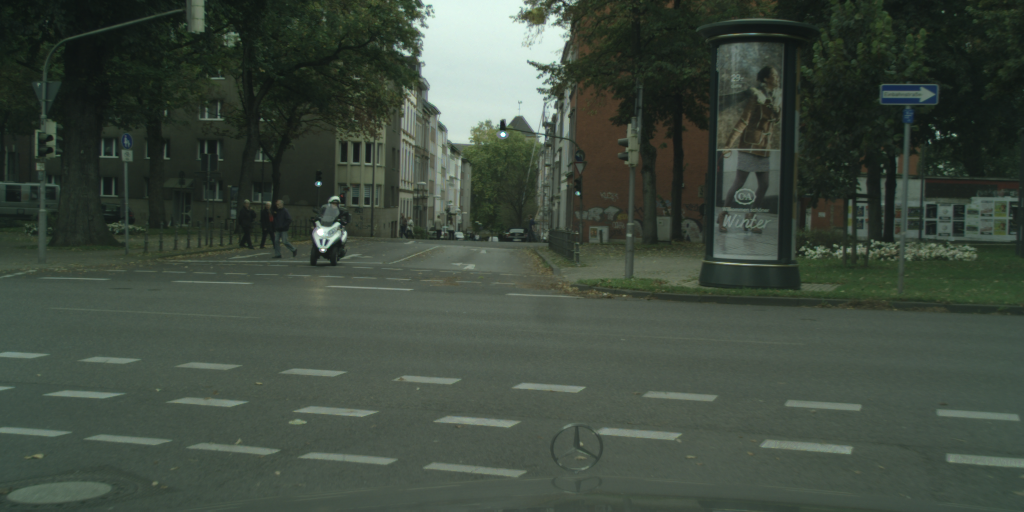
#> input picture Part_1 - Traffic Light Detection - With Images/part_1/part_1/aachen_000008_000019_leftImg8bit.png, 2048 x 1024 px (shown at 1/2 size); its folder holds only this picture in this run
$ python part_1.py --image aachen_000008_000019_leftImg8bit.png --dir .
#> lines starting #> are read from the running program, lines starting #| are printed output that depends on the picture; after the words box and inside, x2 and y2 are one past the last pixel; in counts of white or black regions, pixels touching at a corner belong together
#> in test_find_tfl_lights, image is the input picture: PIL image 2048x1024 RGB; mean R, G, B 63, 73.8, 62.9
import cv2

from typing import List, Optional, Union, Dict, Tuple
import json
import argparse
from pathlib import Path

import numpy as np
from scipy import signal as sg
import scipy.ndimage as ndimage
from scipy.ndimage import maximum_filter
from PIL import Image
import matplotlib.pyplot as plt
#import matplotlib.image as mpimg

# if you wanna iterate over multiple files and json, the default source folder name is this.
DEFAULT_BASE_DIR: str = 'C:/Users/User/Desktop/exellenteam/mobileye-group2/Part_1 - Traffic Light Detection - With Images/part_1/part_1'

# The label we wanna look for in the polygons json file
TFL_LABEL = ['traffic light']

POLYGON_OBJECT = Dict[str, Union[str, List[int]]]
RED_X_COORDINATES = List[int]
RED_Y_COORDINATES = List[int]
GREEN_X_COORDINATES = List[int]
GREEN_Y_COORDINATES = List[int]


def find_tfl_lights1(c_image: np.ndarray,
                    **kargs) -> Tuple[RED_X_COORDINATES, RED_Y_COORDINATES, GREEN_X_COORDINATES, GREEN_Y_COORDINATES]:
    """
    Detect candidates for TFL lights. Use c_image, kwargs and you imagination to implement.

    :param c_image: The image itself as np.uint8, shape of (H, W, 3).
    :param kwargs: Whatever config you want to pass in here.
    :return: 4-tuple of x_red, y_red, x_green, y_green.
    """
    ### WRITE YOUR CODE HERE ###
    ### USE HELPER FUNCTIONS ###

    plt.imshow(c_image)
    plt.show()
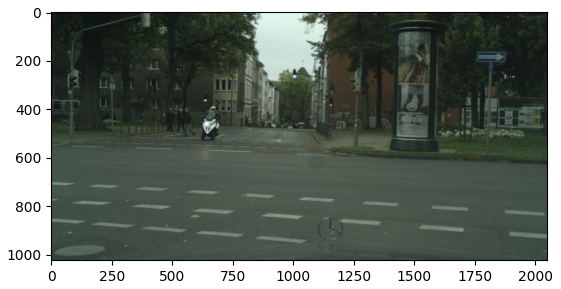
#> figure drawn by matplotlib, 1 panel
#=============================================
    def extract_crop(image, x, y):
#> called with x = 1800, y = 130
        patch_width = 70
        patch_height = 210
        patch_top_left_x = x - 20
        patch_top_left_y = y - 140 if y - 140 > 0 else 0

        extracted_patch = image[patch_top_left_y:patch_top_left_y + patch_height,
                          patch_top_left_x:patch_top_left_x + patch_width, :]
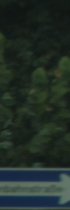
#> extracted_patch: shape (210, 70, 3); mean R, G, B 33.8, 45.7, 39

        return extracted_patch

    # Load the image
    # image_path = 'C:/Users/User/Desktop/exellenteam/mobileye-group2/Part_1 - Traffic Light Detection - With Images/part_1/part_1/stuttgart_000109_000019_leftImg8bit.png'
    #image = mpimg.imread(c_image)

    # Specify the pixel coordinates
    pixel_x = 1800  # Example x-coordinate
    pixel_y = 130  # Example y-coordinate

    # Extract the desired RGB patch
    rgb_patch = extract_crop(c_image, pixel_x, pixel_y)

    # Display the extracted RGB patch using matplotlib
    plt.imshow(rgb_patch)

    plt.title('Extracted RGB Patch')
    plt.axis('off')
    plt.show()

#===============================================================
    # Load the image
    image = cv2.cvtColor(rgb_patch, cv2.COLOR_RGB2BGR)
#> image: shape (210, 70, 3)

    #image = cv2.imread(rgb_patch, cv2.IMREAD_COLOR)

    # Convert the image to grayscale for edge detection
    gray = cv2.cvtColor(image, cv2.COLOR_BGR2GRAY)
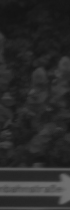
#> gray: shape (210, 70); min 19, max 111, mean 41.4

    # Apply Gaussian blur to reduce noise
    blurred = cv2.GaussianBlur(gray, (5, 5), 0)

    # Perform edge detection using Canny
    edges = cv2.Canny(blurred, threshold1=30, threshold2=70)
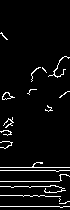
#> edges: shape (210, 70); 5.1% white in thin lines or dots, all inside (x1, y1, x2, y2) = (0, 32, 70, 208)

    # Apply Hough Circle Transform
    circles = cv2.HoughCircles(edges, cv2.HOUGH_GRADIENT, dp=1, minDist=50, param1=100, param2=30, minRadius=10,
                               maxRadius=50)
#> circles = None

    if circles is not None:
        circles = np.uint16(np.around(circles))

        for circle in circles[0, :]:
            center = (circle[0], circle[1])

            # Retrieve pixel value at the center
            pixel_value = image[circle[1], circle[0]]

            print(f"Center: {center}, Pixel Value: {pixel_value}, Radius: {circle[2]}")
    else:
        print("No circles detected.")

    # Display the image with detected circles
    plt.imshow(image)
#> (the run stopped early here; a loop or call above may not have finished)

$ run again, on Part_1 - Traffic Light Detection - With Images/part_1/part_1/aachen_000011_000019_leftImg8bit.png
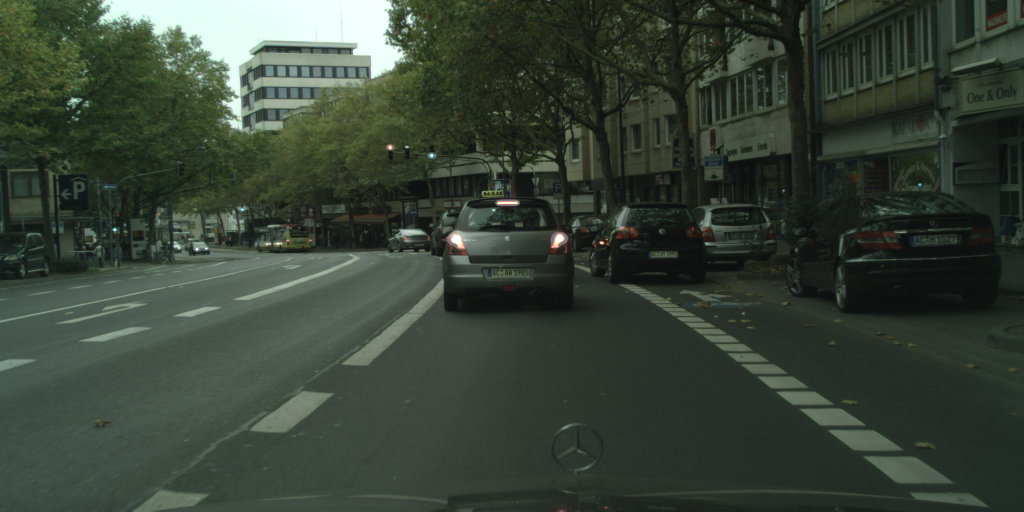
#> input picture Part_1 - Traffic Light Detection - With Images/part_1/part_1/aachen_000011_000019_leftImg8bit.png, 2048 x 1024 px (shown at 1/2 size)
#> in test_find_tfl_lights, image is the input picture: PIL image 2048x1024 RGB; mean R, G, B 55.5, 66.2, 54.3
#> in extract_crop, `extracted_patch = image[patch_top_left_y:patch_top_left_y + patch_heig..`:
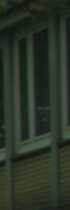
#> extracted_patch: shape (210, 70, 3); mean R, G, B 42, 51.8, 38.8
#> image: shape (210, 70, 3)
#> in find_tfl_lights1, `edges = cv2.Canny(blurred, threshold1=30, threshold2=70)`:
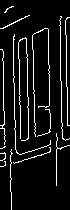
#> edges: shape (210, 70); 8.5% white in thin lines or dots
#> circles = None
